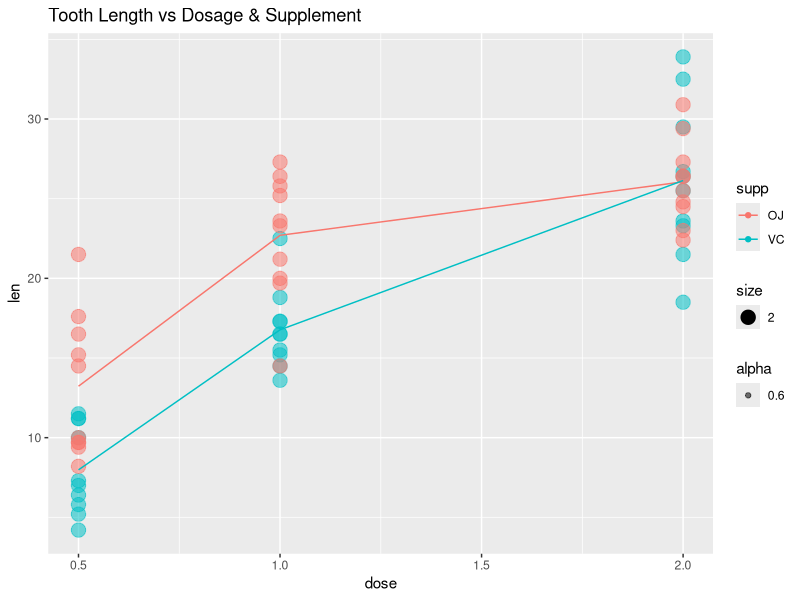
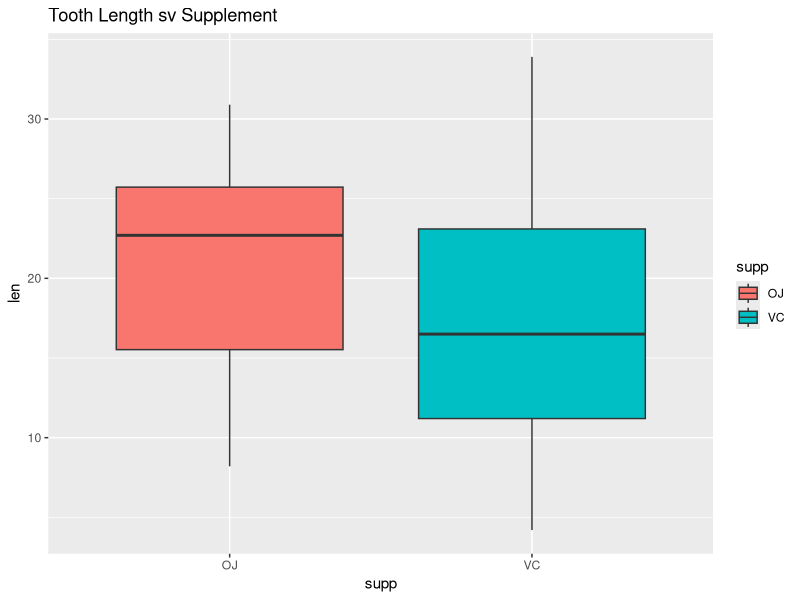
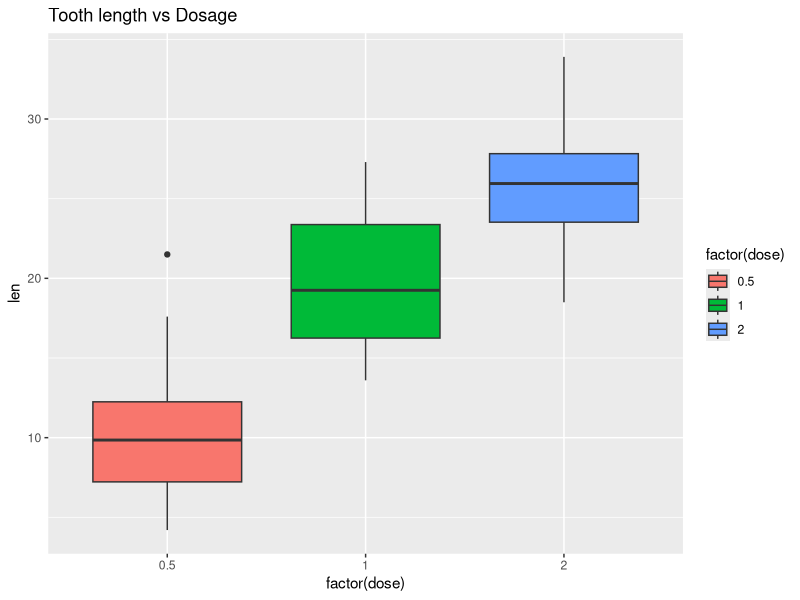
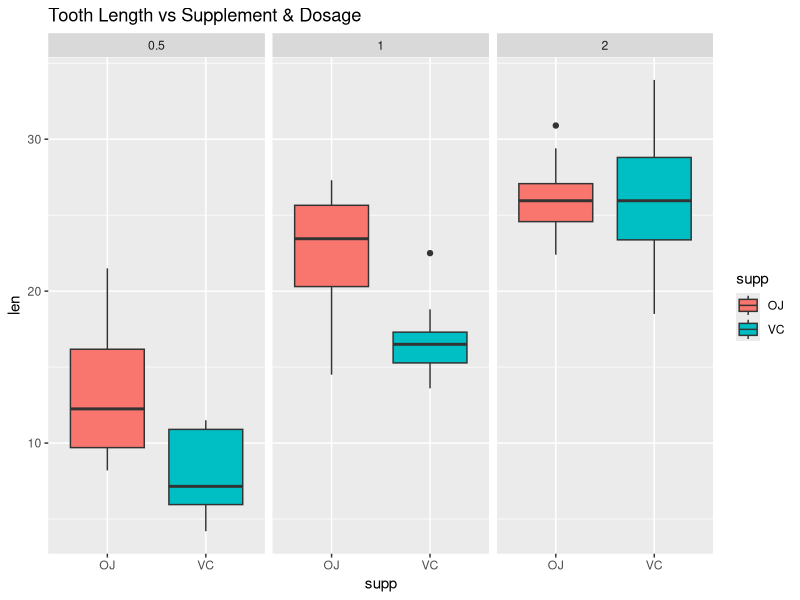

Write the R code that produced these figures, in order. (Note: this script raises an error after producing the figures.)
## ---- chunk 1
knitr::opts_chunk$set(echo = TRUE)
library(ggplot2)
library(datasets)
library(graphics)
## ---- chunk 2
sessionInfo()
## ---- chunk 3
data("ToothGrowth")
summary(ToothGrowth)
str(ToothGrowth)
head(ToothGrowth)
tail(ToothGrowth)
unique(ToothGrowth$dose)
unique(ToothGrowth$supp)
by(ToothGrowth$len, INDICES = list(ToothGrowth$supp, ToothGrowth$dose), summary)
## ---- chunk 4
avg <- aggregate(len~.,data=ToothGrowth,mean)
#Plot the Tooth Length relative to Dosage & Supplement
ggplot(data = ToothGrowth,aes(x=dose,y=len)) + geom_point(aes(group=supp,colour=supp,size=2,alpha=0.6)) + geom_line(data=avg,aes(group=supp,colour=supp)) + labs(title="Tooth Length vs Dosage & Supplement")
## ---- chunk 5
ggplot(aes(x = supp, y = len), data = ToothGrowth) + geom_boxplot(aes(fill = supp)) + labs(title="Tooth Length sv Supplement")
## ---- chunk 6
ggplot(aes(x = factor(dose), y = len), data = ToothGrowth) + geom_boxplot(aes(fill = factor(dose))) + labs(title="Tooth length vs Dosage")
## ---- chunk 7
ggplot(aes(x = supp, y = len), data = ToothGrowth) + geom_boxplot(aes(fill = supp)) + facet_wrap(~ dose) + labs(title="Tooth Length vs Supplement & Dosage")
## ---- chunk 8
t.test(len ~ supp, paired = FALSE, var.equal = FALSE, data = ToothGrowth)
## ---- chunk 9
dose1 <- subset(ToothGrowth, dose %in% c(0.5, 1.0))
dose2 <- subset(ToothGrowth, dose %in% c(0.5, 2.0))
dose3 <- subset(ToothGrowth, dose %in% c(1.0, 2.0))
t.test(len ~ dose, paired = FALSE, var.equal = FALSE, data = dose1)
## ---- chunk 10
t.test(len ~ dose, paired = FALSE, var.equal = FALSE, data = dose2)
## ---- chunk 11
t.test(len ~ dose, paired = FALSE, var.equal = FALSE, data = dose3)
## ---- chunk 12
Tooth.dose4 <- subset(ToothGrowth, dose == 0.5)
Tooth.dose5 <- subset(ToothGrowth, dose == 1.0)
Tooth.dose6 <- subset(ToothGrowth, dose == 2.0)
t.test(len ~ supp, paired = FALSE, var.equal = FALSE, data = Tooth.dose4)
## ---- chunk 13
t.test(len ~ supp, paired = FALSE, var.equal = FALSE, data = Tooth.dose5)
## ---- chunk 14
t.test(len ~ supp, paired = FALSE, var.equal = FALSE, data = Tooth.dose6)
